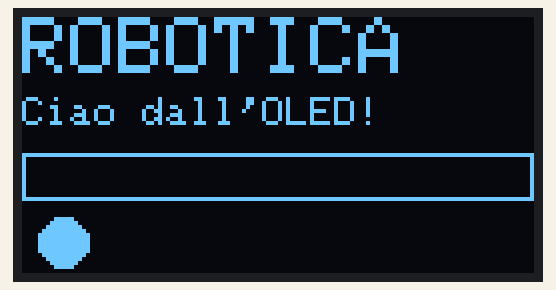
Simulated run of this sketch. Board: Arduino Uno, built with avr-gcc and run on an emulated ATmega328P. Parts: 128×64 one-colour display.

Above: at 0.07 s.
At 4.97 s:
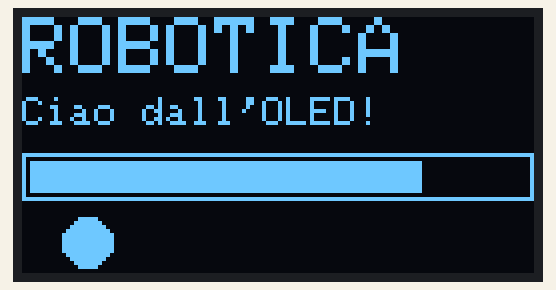
At 10.0 s:
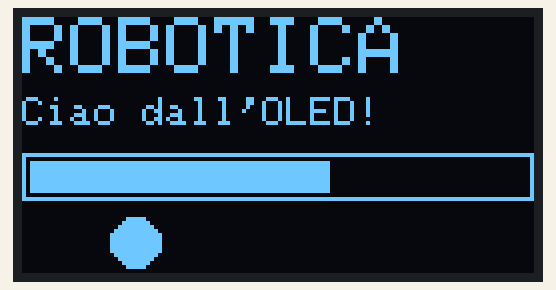
At 19.94 s:
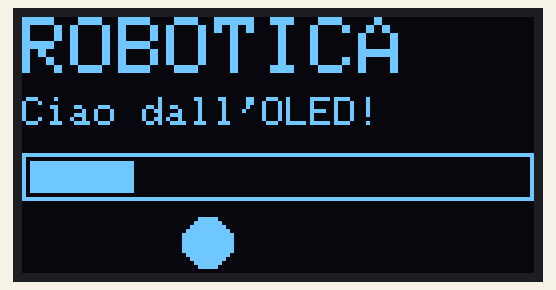
At 29.88 s:
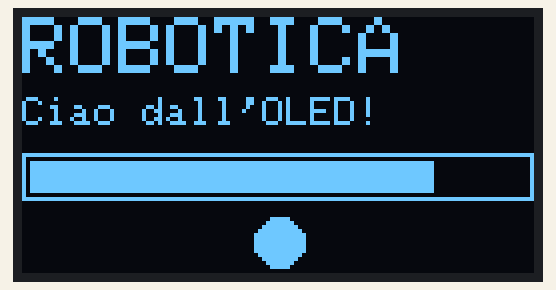
At 39.94 s:
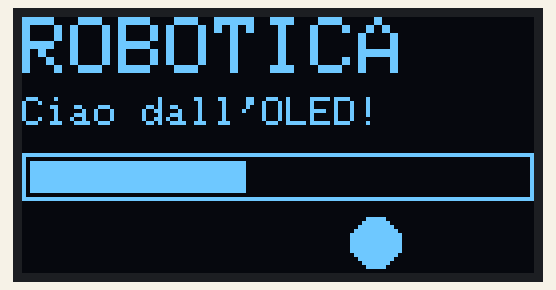

The sketch:

es6_oled.ino
```cpp
// Scheda 6 - Display OLED 128x64 I2C (SSD1306)
// Librerie: "Adafruit SSD1306" e "Adafruit GFX Library".

#include <Wire.h>
#include <Adafruit_GFX.h>
#include <Adafruit_SSD1306.h>

Adafruit_SSD1306 display(128, 64, &Wire, -1);   // larghezza, altezza, bus I2C

int x = 10;     // posizione orizzontale della pallina
int dx = 3;     // velocità (pixel per fotogramma)

void setup() {
  if (!display.begin(SSD1306_SWITCHCAPVCC, 0x3C)) {   // indirizzo tipico 0x3C
    for (;;);                                         // display non trovato
  }
}

void loop() {
  display.clearDisplay();
  display.setTextColor(SSD1306_WHITE);

  display.setTextSize(2);
  display.setCursor(0, 0);
  display.print("ROBOTICA");

  display.setTextSize(1);
  display.setCursor(0, 20);
  display.print("Ciao dall'OLED!");

  display.drawRect(0, 34, 128, 12, SSD1306_WHITE);                 // cornice
  display.fillRect(2, 36, (millis() / 50) % 124, 8, SSD1306_WHITE); // barra che cresce

  display.fillCircle(x, 56, 6, SSD1306_WHITE);   // pallina
  display.display();                             // mostra tutto sullo schermo

  x += dx;
  if (x < 6 || x > 121) dx = -dx;                // rimbalza sui bordi
  delay(30);
}
```
